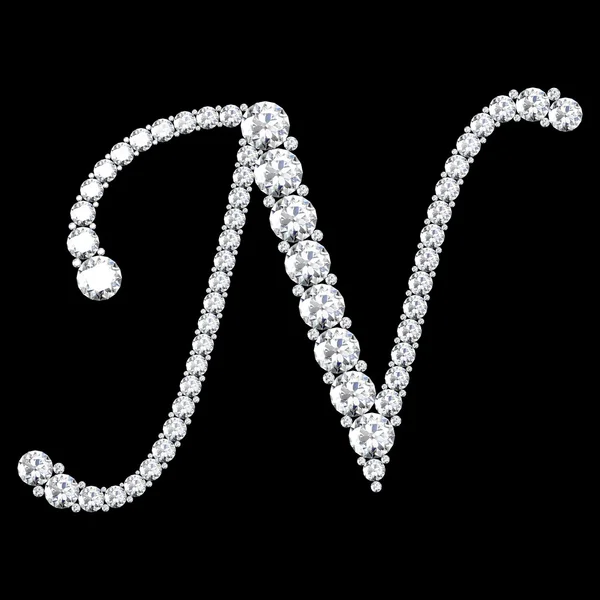
#> input picture test.png, 600 x 600 px
$ python HenonMatrix.py
#> lines starting #> are read from the running program, lines starting #| are printed output that depends on the picture
"""
@authors: Ganesh Rohit Basam, Gayathri Ravipati, Laxman Jagarlamudi, Vennela Chava
"""

from PIL import Image
import numpy as np
import os
from matplotlib.pyplot import imshow
import matplotlib.pyplot as plt
import cv2
import random
from math import log


def readImage(imageName):
    temp_image = Image.open(imageName)
    imagePixelData = temp_image.load()
    imagems = temp_image.size
    imagePixelValues = []
    color = 1
    if type(imagePixelData[0,0]) == int:
      color = 0
    for i in range(int(imagems[0])):
        row = []
        for j in range(int(imagems[1])):
                row.append((imagePixelData[i,j]))
        imagePixelValues.append(row)
    return imagePixelValues, imagems[0], imagems[1],color


def CalculateTotalBitValue(bitSequence):
    value = 0
    for bit in bitSequence:
        value = value * 2 + int(bit)
    return value


def genHenonMap(m, key):
    sequenceSize = m * m * 8
    bitSequence = []
    byteArray = []
    TransformMatrixValues = []

    x = key[0]
    y = key[1]
    for i in range(sequenceSize):
        xN = y + 1 - 1.4 * x**2
        yN = 0.3 * x

        x = xN
        y = yN

        if xN <= 0.4:
            bit = 0
        else:
            bit = 1

        bitSequence.append(bit)

        if i % 8 == 7:
            decimal = CalculateTotalBitValue(bitSequence)
            byteArray.append(decimal)
            bitSequence = []

        byteArraySize = m*8

        if i % byteArraySize == byteArraySize-1:
            TransformMatrixValues.append(byteArray)
            byteArray = []

    return TransformMatrixValues


def HenonEncryption(imageName,key):
    imageimagePixelDataelData, m, n, color = readImage(imageName)
    OutPutImage = []
    HenonMapMatrix = genHenonMap(m, key)
    for i in range(m):
        li = []
        for j in range(n):
            if color:
                #print("here: ",tuple([HenonMapMatrix[i][j] ^ x for x in imageimagePixelDataelData[i][j]]))
                li.append(tuple([HenonMapMatrix[i][j] ^ x for x in imageimagePixelDataelData[i][j]]))
            else:
                li.append(HenonMapMatrix[i][j] ^ imageimagePixelDataelData[i][j])

        OutPutImage.append(li)

    if color:
      temp_image = Image.new("RGB", (m, n))
    else:
      temp_image = Image.new("L", (m, n))

    imagePixelData = temp_image.load()
    for x in range(m):
        for y in range(n):
            imagePixelData[x, y] = OutPutImage[x][y]
    temp_image.save(imageName.split('.')[0] + "_HenonEnc.png", "PNG")


def HenonDecryption(imageNameEnc, key):
    imageimagePixelDataelData, m, n, color = readImage(imageNameEnc)
    DecryptedImage = []
    HenonMapMatrix = genHenonMap(m, key)

    for i in range(m):
        li = []
        for j in range(n):
            if color:
                li.append(tuple([HenonMapMatrix[i][j] ^ x for x in imageimagePixelDataelData[i][j]]))
            else:
                li.append(HenonMapMatrix[i][j] ^ imageimagePixelDataelData[i][j])

        DecryptedImage.append(li)

    if color:
        temp_image = Image.new("RGB", (m, n))
    else:
        temp_image = Image.new("L", (m, n)) # L is for Black and white imagePixelDataels

    imagePixelData = temp_image.load()
    for x in range(m):
        for y in range(n):
            imagePixelData[x, y] = DecryptedImage[x][y]
    temp_image.save(imageNameEnc.split('_')[0] + "_HenonDec.png", "PNG")


cwd_path = os.getcwd()
print("path: ", cwd_path)

image_path = cwd_path + '/test.png'
image = "test"
ext = ".png"
key = (0.1,0.1)


clr_img = Image.open(image_path, 'r')
#> clr_img is the input picture: PIL image 600x600 RGB; mean R, G, B 24.6, 24.8, 25.1
imshow(np.asarray(clr_img))
plt.show()
img_data = clr_img.load()
print(type(img_data))
#| <class 'PixelAccess'>
print(clr_img.size)
#| (600, 600)

HenonEncryption(image_path, key)
#> after the loop in readImage, `for i in range(int(imagems[0])):`: imagePixelValues = 600 items
#> in HenonEncryption, `imageimagePixelDataelData, m, n, color = readImage(imageName)`: m = 600; color = 1
#> in genHenonMap, `sequenceSize = m * m * 8`: sequenceSize = 2880000
#> after the loop in genHenonMap, `for i in range(sequenceSize):`: TransformMatrixValues = 600 items
#> in HenonEncryption, `temp_image = Image.new("RGB", (m, n))`: temp_image: PIL image 600x600 RGB; every value is 0
#> in HenonEncryption, `temp_image.save(imageName.split('.')[0] + "_HenonEnc.png", "PNG")`:
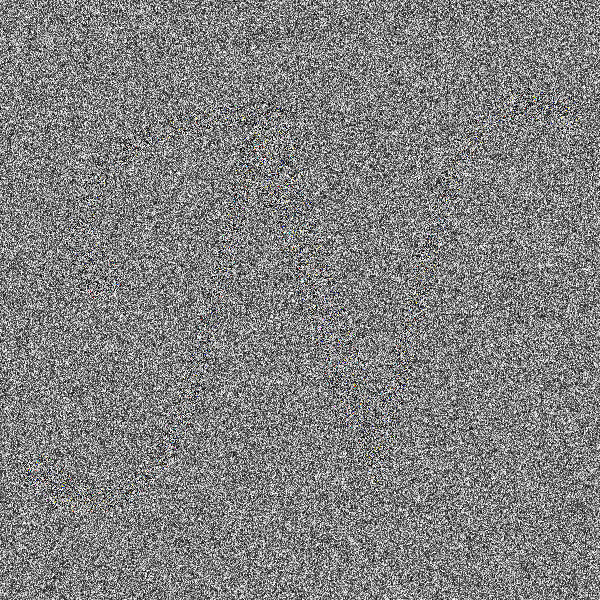
#> saved as test_HenonEnc.png: PIL image 600x600 RGB; mean R, G, B 128.6, 128.6, 128.5
temp_image = Image.open(image + "_HenonEnc.png", 'r')
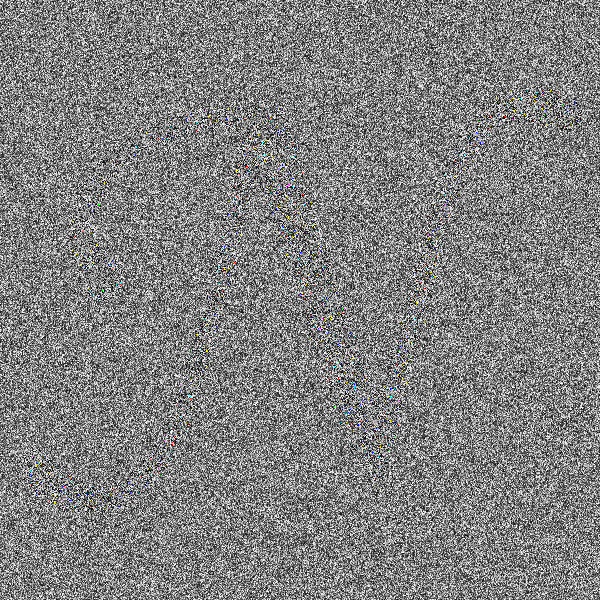
#> input picture test_HenonEnc.png, 600 x 600 px
#> temp_image is the input picture: PIL image 600x600 RGB; mean R, G, B 128.7, 128.7, 128.7
imshow(np.asarray(temp_image))
plt.show()

HenonDecryption(image + "_HenonEnc.png", key)
#> in HenonDecryption, `imageimagePixelDataelData, m, n, color = readImage(imageNameEnc)`: m = 600; color = 1
#> in HenonDecryption, `temp_image.save(imageNameEnc.split('_')[0] + "_HenonDec.png", "PNG")`:
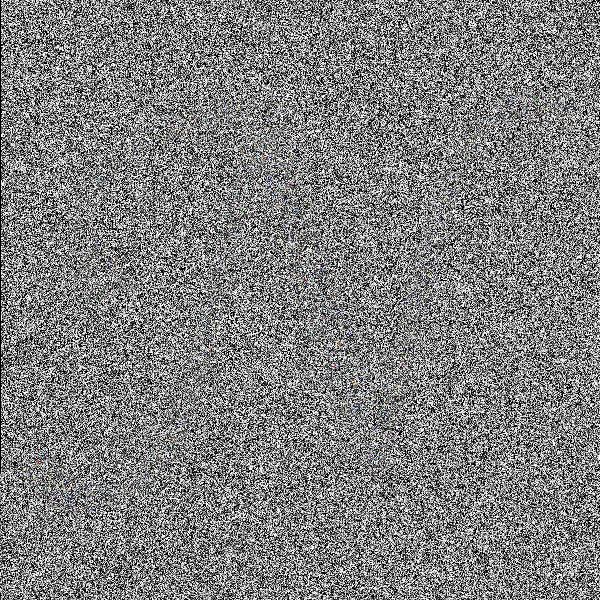
#> saved as test_HenonDec.png: PIL image 600x600 RGB; mean R, G, B 127.2, 127.2, 127.2
temp_image = Image.open(image + "_HenonDec.png", 'r')
imshow(np.asarray(temp_image))
plt.show()
